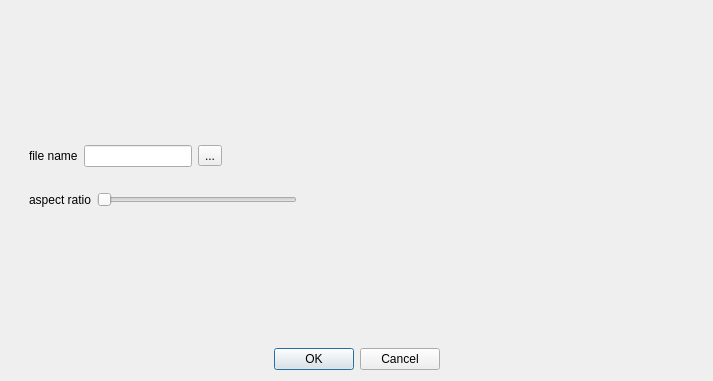
<?xml version="1.0" encoding="UTF-8"?>
<ui version="4.0">
 <class>Dialog</class>
 <widget class="QDialog" name="Dialog">
  <property name="geometry">
   <rect>
    <x>0</x>
    <y>0</y>
    <width>713</width>
    <height>381</height>
   </rect>
  </property>
  <property name="windowTitle">
   <string>Dialog</string>
  </property>
  <layout class="QGridLayout" name="gridLayout">
   <item row="0" column="0">
    <widget class="QWidget" name="widget" native="true">
     <property name="sizePolicy">
      <sizepolicy hsizetype="Maximum" vsizetype="Maximum">
       <horstretch>0</horstretch>
       <verstretch>0</verstretch>
      </sizepolicy>
     </property>
     <property name="minimumSize">
      <size>
       <width>100</width>
       <height>100</height>
      </size>
     </property>
     <property name="maximumSize">
      <size>
       <width>400</width>
       <height>16777215</height>
      </size>
     </property>
     <layout class="QVBoxLayout" name="verticalLayout">
      <item>
       <widget class="QWidget" name="widget_3" native="true">
        <property name="sizePolicy">
         <sizepolicy hsizetype="Maximum" vsizetype="Maximum">
          <horstretch>0</horstretch>
          <verstretch>0</verstretch>
         </sizepolicy>
        </property>
        <layout class="QHBoxLayout" name="horizontalLayout_2">
         <item>
          <widget class="QLabel" name="label_2">
           <property name="text">
            <string>file name</string>
           </property>
          </widget>
         </item>
         <item>
          <widget class="QLineEdit" name="fname_edit">
           <property name="minimumSize">
            <size>
             <width>100</width>
             <height>0</height>
            </size>
           </property>
          </widget>
         </item>
         <item>
          <widget class="QToolButton" name="btn_open">
           <property name="text">
            <string>...</string>
           </property>
          </widget>
         </item>
        </layout>
       </widget>
      </item>
      <item>
       <widget class="QWidget" name="widget_2" native="true">
        <property name="sizePolicy">
         <sizepolicy hsizetype="Maximum" vsizetype="Maximum">
          <horstretch>0</horstretch>
          <verstretch>0</verstretch>
         </sizepolicy>
        </property>
        <layout class="QHBoxLayout" name="horizontalLayout">
         <item>
          <widget class="QLabel" name="label">
           <property name="text">
            <string>aspect ratio</string>
           </property>
          </widget>
         </item>
         <item>
          <widget class="QSlider" name="aspect_ratio_slider">
           <property name="minimumSize">
            <size>
             <width>200</width>
             <height>0</height>
            </size>
           </property>
           <property name="orientation">
            <enum>Qt::Horizontal</enum>
           </property>
          </widget>
         </item>
        </layout>
       </widget>
      </item>
     </layout>
    </widget>
   </item>
   <item row="0" column="1">
    <widget class="QWidget" name="plot_widget" native="true">
     <property name="sizePolicy">
      <sizepolicy hsizetype="MinimumExpanding" vsizetype="MinimumExpanding">
       <horstretch>0</horstretch>
       <verstretch>0</verstretch>
      </sizepolicy>
     </property>
     <property name="minimumSize">
      <size>
       <width>100</width>
       <height>100</height>
      </size>
     </property>
     <layout class="QVBoxLayout" name="plot_layout"/>
    </widget>
   </item>
   <item row="1" column="0" colspan="2">
    <widget class="QDialogButtonBox" name="buttonBox">
     <property name="sizePolicy">
      <sizepolicy hsizetype="MinimumExpanding" vsizetype="Maximum">
       <horstretch>0</horstretch>
       <verstretch>0</verstretch>
      </sizepolicy>
     </property>
     <property name="orientation">
      <enum>Qt::Horizontal</enum>
     </property>
     <property name="standardButtons">
      <set>QDialogButtonBox::Cancel|QDialogButtonBox::Ok</set>
     </property>
     <property name="centerButtons">
      <bool>true</bool>
     </property>
    </widget>
   </item>
  </layout>
 </widget>
 <resources/>
 <connections>
  <connection>
   <sender>buttonBox</sender>
   <signal>accepted()</signal>
   <receiver>Dialog</receiver>
   <slot>accept()</slot>
   <hints>
    <hint type="sourcelabel">
     <x>248</x>
     <y>254</y>
    </hint>
    <hint type="destinationlabel">
     <x>157</x>
     <y>274</y>
    </hint>
   </hints>
  </connection>
  <connection>
   <sender>buttonBox</sender>
   <signal>rejected()</signal>
   <receiver>Dialog</receiver>
   <slot>reject()</slot>
   <hints>
    <hint type="sourcelabel">
     <x>316</x>
     <y>260</y>
    </hint>
    <hint type="destinationlabel">
     <x>286</x>
     <y>274</y>
    </hint>
   </hints>
  </connection>
 </connections>
</ui>
